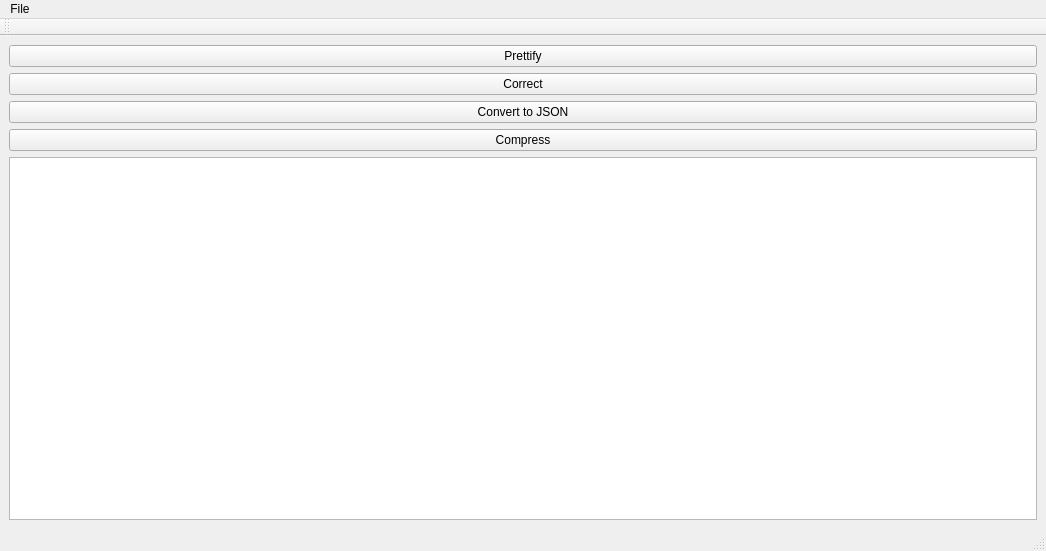
<?xml version="1.0" encoding="UTF-8"?>
<ui version="4.0">
 <class>MainWindow</class>
 <widget class="QMainWindow" name="MainWindow">
  <property name="geometry">
   <rect>
    <x>0</x>
    <y>0</y>
    <width>1046</width>
    <height>551</height>
   </rect>
  </property>
  <property name="mouseTracking">
   <bool>false</bool>
  </property>
  <property name="windowTitle">
   <string>XML Text Editor</string>
  </property>
  <widget class="QWidget" name="centralwidget">
   <layout class="QGridLayout" name="gridLayout">
    <item row="0" column="0">
     <widget class="QPushButton" name="pushButton_4">
      <property name="text">
       <string>Prettify</string>
      </property>
     </widget>
    </item>
    <item row="1" column="0">
     <widget class="QPushButton" name="pushButton">
      <property name="text">
       <string>Correct</string>
      </property>
     </widget>
    </item>
    <item row="2" column="0">
     <widget class="QPushButton" name="pushButton_2">
      <property name="text">
       <string>Convert to JSON</string>
      </property>
     </widget>
    </item>
    <item row="3" column="0">
     <widget class="QPushButton" name="pushButton_3">
      <property name="text">
       <string>Compress</string>
      </property>
     </widget>
    </item>
    <item row="4" column="0">
     <widget class="QTextEdit" name="textEdit">
      <property name="mouseTracking">
       <bool>false</bool>
      </property>
     </widget>
    </item>
   </layout>
  </widget>
  <widget class="QMenuBar" name="menubar">
   <property name="geometry">
    <rect>
     <x>0</x>
     <y>0</y>
     <width>1046</width>
     <height>26</height>
    </rect>
   </property>
   <widget class="QMenu" name="menuFile">
    <property name="title">
     <string>File</string>
    </property>
    <addaction name="actionOpen"/>
    <addaction name="separator"/>
    <addaction name="actionSave"/>
    <addaction name="actionSave_As"/>
    <addaction name="separator"/>
    <addaction name="actionConvert_to_JSON"/>
    <addaction name="actionCompress"/>
   </widget>
   <addaction name="menuFile"/>
  </widget>
  <widget class="QStatusBar" name="statusbar"/>
  <widget class="QToolBar" name="toolBar">
   <property name="windowTitle">
    <string>toolBar</string>
   </property>
   <attribute name="toolBarArea">
    <enum>TopToolBarArea</enum>
   </attribute>
   <attribute name="toolBarBreak">
    <bool>false</bool>
   </attribute>
  </widget>
  <action name="actionOpen_new_file">
   <property name="text">
    <string>New</string>
   </property>
  </action>
  <action name="actionOpen">
   <property name="text">
    <string>Open</string>
   </property>
  </action>
  <action name="actionSave">
   <property name="text">
    <string>Save</string>
   </property>
  </action>
  <action name="actionSave_As">
   <property name="text">
    <string>Save As</string>
   </property>
  </action>
  <action name="actionConvert_to_JSON">
   <property name="text">
    <string>Convert to JSON</string>
   </property>
  </action>
  <action name="actionCompress">
   <property name="text">
    <string>Compress</string>
   </property>
  </action>
 </widget>
 <resources/>
 <connections/>
</ui>
